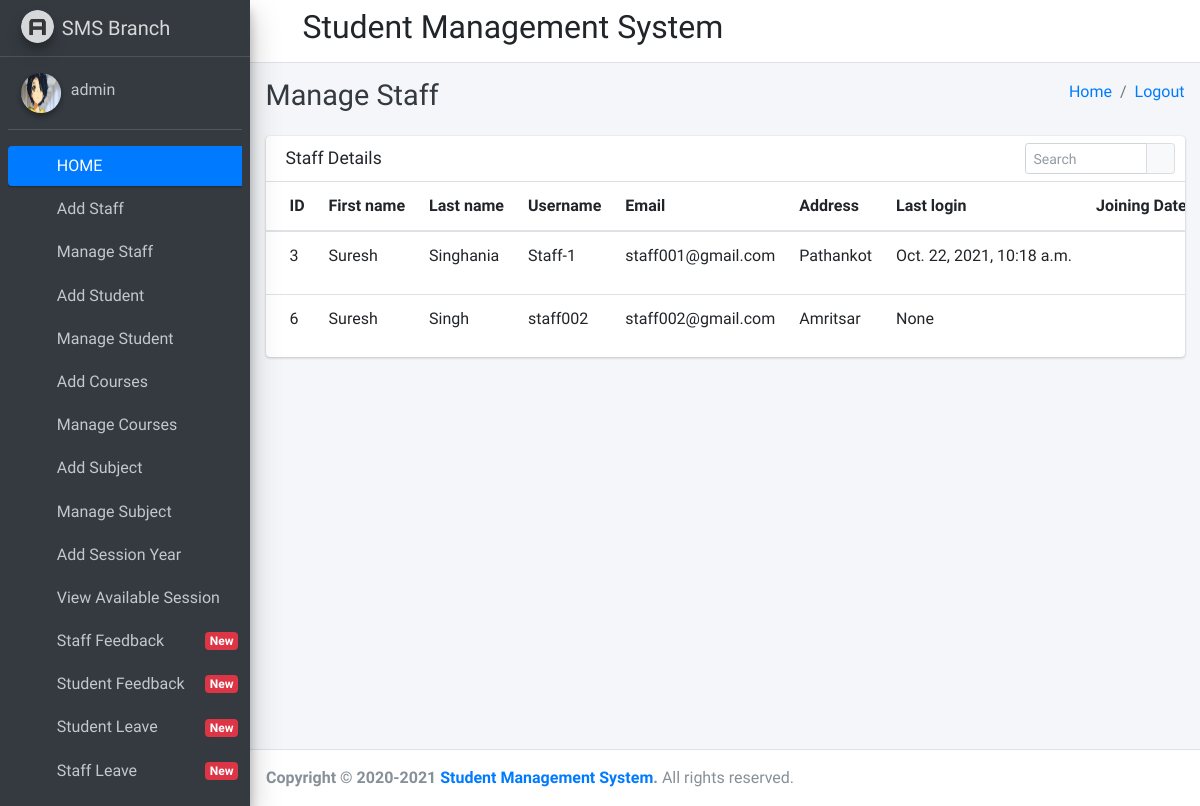
The page /manage_staff (signed in) on the database its author committed.
### student_management_app/models.py (models this page shows)
class CustomUser(AbstractUser):
    user_type_data=((1,"HOD"),(2,"Staff"),(3,"Student"))
    user_type=models.CharField(default=1,choices=user_type_data,max_length=10)

class Staffs(models.Model):
    id=models.AutoField(primary_key=True)
    admin=models.OneToOneField(CustomUser,on_delete=models.CASCADE,default="")
    address=models.TextField()
    created_at=models.DateTimeField(auto_now_add=True)
    updated_at=models.DateTimeField(auto_now_add=True)
    objects=models.Manager()

### student_management_app/HodViews.py (the view)
# urls.py: path('manage_staff', HodViews.manage_staff),
def manage_staff(request):
    staffs=Staffs.objects.all()
    return render(request,"hod_templates/manage_staff_template.html",{"staffs":staffs})

### student_management_app/context_processors.py (called while the page is built)
def google_analytics(request: HttpRequest):
    return {
        'GA_KEY': settings.GOOGLE_ANALYTICS_KEY,
    }

### student_management_app/templates/hod_templates/manage_staff_template.html (shortened to what this page needs)
{% extends 'hod_templates/base_template.html' %}
{% block page_title %}
Manage Staff
{% endblock page_title %}
{% block main_content %}
    <section class="content">
      <div class="container-fluid">
  <div class="row">
          <div class="col-12">
            <div class="card">
              <div class="card-header">
                <h3 class="card-title">Staff Details</h3>
                <div class="card-tools">
                  <div class="input-group input-group-sm" style="width: 150px;">
                    <input type="text" name="table_search" class="form-control float-right" placeholder="Search">
                    <div class="input-group-append">
                      <button type="submit" class="btn btn-default"><i class="fas fa-search"></i></button>
                    </div>
                  </div>
                </div>
              </div>
              <div class="card-body table-responsive p-0">
                <table class="table table-hover text-nowrap">
                  <thead>
                    <tr>
                      <th>ID</th>
                      <th>First name</th>
                      <th>Last name</th>
                      <th>Username</th>
                      <th>Email</th>
                      <th>Address</th>
                      <th>Last login</th>
                      <th>Joining Date</th>
                    </tr>
                  </thead>
                  <tbody>
                    {% for staff in staffs %}
                  <tr>
                    <td>{{ staff.admin.id }}</td>
                    <td>{{ staff.admin.first_name }}</td>
                    <td>{{ staff.admin.last_name }}</td>
                    <td>{{ staff.admin.username }}</td>
                    <td>{{ staff.admin.email }}</td>
                    <td>{{ staff.address }}</td>
                    <td>{{ staff.admin.last_login }}</td>
                    <td>{{ staff.admin.join_date }}</td>
                  </tr>
                  {% endfor %}
                  </tbody>
                </table>
              </div>
            </div>
          </div>
        </div>
      </div>
    </section>
{% endblock main_content %}

### student_management_app/templates/hod_templates/sidebar_content.html (shortened to what this page needs)
{% load static %}
<aside class="main-sidebar sidebar-dark-primary elevation-4">
    <a href="index3.html" class="brand-link">
      <img src="{% static 'dist/img/AdminLTELogo.png' %}" alt="AdminLTE Logo" class="brand-image img-circle elevation-3"
           style="opacity: .8">
      <span class="brand-text font-weight-light">SMS Branch</span>
    </a>
    <div class="sidebar">
      <div class="user-panel mt-3 pb-3 mb-3 d-flex">
        <div class="image">
          <img src="{% static 'dist/img/aarti.jpg' %}" class="img-circle elevation-2" alt="User Image" style="height: 2.5rem;
    width: 2.5rem;
}">
        </div>
        <div class="info">
          <a href="/admin_profile" class="d-block">{{ user.username }}</a>
        </div>
      </div>
      <nav class="mt-2">
        <ul class="nav nav-pills nav-sidebar flex-column" data-widget="treeview" role="menu" data-accordion="false">
          <li class="nav-item has-treeview menu-open">
            <a href="http://127.0.0.1:8000/admin_home" class="nav-link active">
              <i class="nav-icon fas fa-tachometer-alt"></i>
              <p>
                HOME
              </p>
            </a>
          </li>
          <li class="nav-item">
            <a href="/add_staff" class="nav-link">
              <i class="nav-icon fas fa-th"></i>
              <p>
                Add Staff
              </p>
            </a>
          </li>
          <li class="nav-item">
            <a href="/manage_staff" class="nav-link">
              <i class="nav-icon fas fa-th"></i>
              <p>
                Manage Staff
              </p>
            </a>
          </li>
          <li class="nav-item">
            <a href="/add_student" class="nav-link">
              <i class="nav-icon fas fa-th"></i>
              <p>
                Add Student
              </p>
            </a>
          </li>
          <li class="nav-item">
            <a href="/manage_student" class="nav-link">
              <i class="nav-icon fas fa-th"></i>
              <p>
                Manage Student
              </p>
            </a>
          </li>
          <li class="nav-item">
            <a href="/add_course" class="nav-link">
              <i class="nav-icon fas fa-th"></i>
              <p>
                Add Courses
              </p>
            </a>
          </li>
          <li class="nav-item">
            <a href="/manage_course" class="nav-link">
              <i class="nav-icon fas fa-th"></i>
              <p>
                Manage Courses
              </p>
            </a>
          </li>
          <li class="nav-item">
            <a href="/add_subject" class="nav-link">
              <i class="nav-icon fas fa-th"></i>
              <p>
                Add Subject
              </p>
            </a>
          </li>
          <li class="nav-item">
            <a href="/manage_subject" class="nav-link">
              <i class="nav-icon fas fa-th"></i>
              <p>
                Manage Subject
              </p>
            </a>
          </li>
          <li class="nav-item">
            <a href="/add_session" class="nav-link">
              <i class="nav-icon fas fa-th"></i>
              <p>
                Add Session Year
              </p>
            </a>
          </li>
          <li class="nav-item">
            <a href="/manage_session" class="nav-link">
              <i class="nav-icon fas fa-th"></i>
              <p>
                View Available Session
              </p>
            </a>
          </li>
          <li class="nav-item">
            <a href="/staff_feedback_message" class="nav-link">
              <i class="nav-icon fas fa-th"></i>
              <p>
                Staff Feedback
                <span class="right badge badge-danger">New</span>
              </p>
            </a>
          </li>
          <li class="nav-item">
            <a href="/student_feedback_message" class="nav-link">
              <i class="nav-icon fas fa-th"></i>
              <p>
                Student Feedback
                <span class="right badge badge-danger">New</span>
              </p>
            </a>
          </li>
          <li class="nav-item">
            <a href="/student_leave_view" class="nav-link">
              <i class="nav-icon fas fa-th"></i>
              <p>
                Student Leave
                <span class="right badge badge-danger">New</span>
              </p>
            </a>
          </li>
          <li class="nav-item">
            <a href="/staff_leave_view" class="nav-link">
              <i class="nav-icon fas fa-th"></i>
              <p>
                Staff Leave
                <span class="right badge badge-danger">New</span>
              </p>
            </a>
          </li>
          <li class="nav-item">
            <a href="/admin_sendnotification_staff" class="nav-link">
            </a>
          </li>
        </ul>
      </nav>
    </div>
  </aside>

### rows shown on the page
CustomUser: username "admin"
Staffs: admin.id "3", admin.first_name "Suresh", admin.last_name "Singhania", admin.username "Staff-1", admin.email "staff001@gmail.com", address "Pathankot", admin.last_login "Oct. 22, 2021, 10:18 a.m."
Staffs: admin.id "6", admin.first_name "Suresh", admin.last_name "Singh", admin.username "staff002", admin.email "staff002@gmail.com", address "Amritsar", admin.last_login "None"
